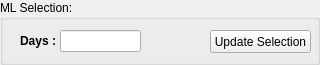
             <widget class="QGroupBox" name="cleaning_groupBox_2">
              <property name="minimumSize">
               <size>
                <width>0</width>
                <height>65</height>
               </size>
              </property>
              <property name="maximumSize">
               <size>
                <width>16777215</width>
                <height>65</height>
               </size>
              </property>
              <property name="sizeIncrement">
               <size>
                <width>0</width>
                <height>65</height>
               </size>
              </property>
              <property name="title">
               <string>ML Selection:</string>
              </property>
              <widget class="QPushButton" name="editor_mlupdate_pushButton">
               <property name="geometry">
                <rect>
                 <x>210</x>
                 <y>30</y>
                 <width>101</width>
                 <height>23</height>
                </rect>
               </property>
               <property name="text">
                <string>Update Selection</string>
               </property>
              </widget>
              <widget class="QLineEdit" name="ml_lineEdit">
               <property name="geometry">
                <rect>
                 <x>60</x>
                 <y>30</y>
                 <width>81</width>
                 <height>22</height>
                </rect>
               </property>
               <property name="palette">
                <palette>
                 <active>
                  <colorrole role="WindowText">
                   <brush brushstyle="SolidPattern">
                    <color alpha="255">
                     <red>0</red>
                     <green>0</green>
                     <blue>0</blue>
                    </color>
                   </brush>
                  </colorrole>
                  <colorrole role="Text">
                   <brush brushstyle="SolidPattern">
                    <color alpha="255">
                     <red>0</red>
                     <green>0</green>
                     <blue>0</blue>
                    </color>
                   </brush>
                  </colorrole>
                  <colorrole role="ToolTipText">
                   <brush brushstyle="SolidPattern">
                    <color alpha="255">
                     <red>0</red>
                     <green>0</green>
                     <blue>0</blue>
                    </color>
                   </brush>
                  </colorrole>
                 </active>
                 <inactive>
                  <colorrole role="WindowText">
                   <brush brushstyle="SolidPattern">
                    <color alpha="255">
                     <red>0</red>
                     <green>0</green>
                     <blue>0</blue>
                    </color>
                   </brush>
                  </colorrole>
                  <colorrole role="Text">
                   <brush brushstyle="SolidPattern">
                    <color alpha="255">
                     <red>0</red>
                     <green>0</green>
                     <blue>0</blue>
                    </color>
                   </brush>
                  </colorrole>
                  <colorrole role="ToolTipText">
                   <brush brushstyle="SolidPattern">
                    <color alpha="255">
                     <red>0</red>
                     <green>0</green>
                     <blue>0</blue>
                    </color>
                   </brush>
                  </colorrole>
                 </inactive>
                 <disabled>
                  <colorrole role="WindowText">
                   <brush brushstyle="SolidPattern">
                    <color alpha="255">
                     <red>120</red>
                     <green>120</green>
                     <blue>120</blue>
                    </color>
                   </brush>
                  </colorrole>
                  <colorrole role="Text">
                   <brush brushstyle="SolidPattern">
                    <color alpha="255">
                     <red>120</red>
                     <green>120</green>
                     <blue>120</blue>
                    </color>
                   </brush>
                  </colorrole>
                  <colorrole role="ToolTipText">
                   <brush brushstyle="SolidPattern">
                    <color alpha="255">
                     <red>0</red>
                     <green>0</green>
                     <blue>0</blue>
                    </color>
                   </brush>
                  </colorrole>
                 </disabled>
                </palette>
               </property>
               <property name="alignment">
                <set>Qt::AlignCenter</set>
               </property>
               <property name="readOnly">
                <bool>true</bool>
               </property>
              </widget>
              <widget class="QLabel" name="editor_weekday_label_3">
               <property name="geometry">
                <rect>
                 <x>20</x>
                 <y>30</y>
                 <width>41</width>
                 <height>22</height>
                </rect>
               </property>
               <property name="font">
                <font>
                 <weight>75</weight>
                 <bold>true</bold>
                </font>
               </property>
               <property name="text">
                <string>Days :</string>
               </property>
              </widget>
             </widget>
